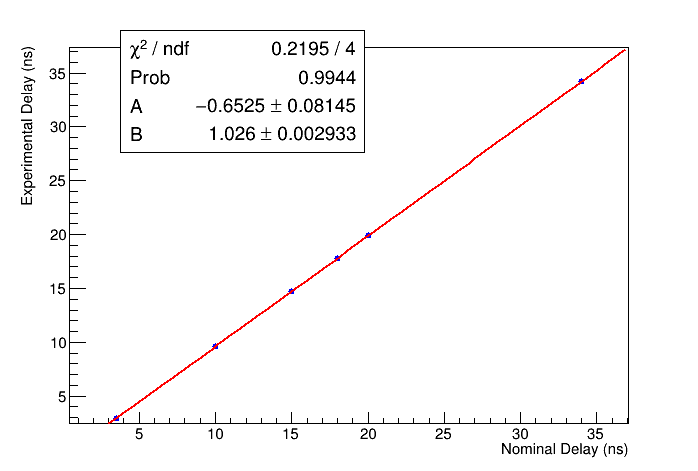

Recreate this plot in Python.
import csv
import io
import ROOT
from math import *
from glob import glob
import os
from statistics import stdev

'''
this script requires that CSV files to be stored in directories named as *_ns
where * is the nominal delay value. Example of correct folder structure:

    DelayLinearity
        DelayLinearity.py
        3_5_ns
            file1.CSV
            file2.CSV
            etc...
        20_ns
            file1.CSV
            file2.CSV
            etc...        
'''

def FromCSVToDelay(CSV_Name, N, FileName):
    
    ROOT.gStyle.SetOptFit(1112)
    
    print CSV_Name, ' is going to be processed'
    
    HowManyPoints = 50

    HalfRise1 = -0.36
    Delta1 = abs(HalfRise1)
    HalfRise2 = -0.36
    Delta2 = abs(HalfRise2)

    c = ROOT.TCanvas('c{0}'.format(N), '')
    gr1 = ROOT.TGraph()
    gr2 = ROOT.TGraph()
    fit1 = ROOT.TGraph()
    fit2 = ROOT.TGraph()

    gr1.GetXaxis().SetTitle('t (s)')
    gr1.GetYaxis().SetTitle('V (V)')
    gr1.SetMarkerColor(ROOT.kRed)
    gr1.SetMarkerStyle(20)
    gr1.SetMarkerSize(0.6)

    gr2.SetMarkerColor(ROOT.kBlue)
    gr2.SetMarkerStyle(20)
    gr2.SetMarkerSize(0.6)

    ReadStarter = False

    with io.open(CSV_Name, newline='') as csvfile:
        readlines = csv.reader(csvfile, delimiter=' ', quotechar='|')
        
        i = 0
        for row in readlines:
            if ReadStarter and not len(row)==0:
                SplittedLine = (','.join(row)).split(',')
                gr1.SetPoint(i, float(SplittedLine[0]), float(SplittedLine[1]))
                gr2.SetPoint(i, float(SplittedLine[0]), float(SplittedLine[2]))
                if abs(HalfRise1-float(SplittedLine[1])) < Delta1 and Delta1 > 0.15:
                    Delta1 = abs(HalfRise1-float(SplittedLine[1]))
                    HalfRise1_index = i
                if abs(HalfRise2-float(SplittedLine[2])) < Delta2 and Delta2 > 0.15:
                    Delta2 = abs(HalfRise2-float(SplittedLine[2]))
                    HalfRise2_index = i
                i += 1
            if 'TIME' in ','.join(row):
                ReadStarter = True
                
    xi = ROOT.Double()
    xf = ROOT.Double()
    x0 = ROOT.Double()
    y0 = ROOT.Double()
    yi = ROOT.Double()
    yf = ROOT.Double()

    c.cd()
    gr1.Draw('AP')
    gr2.Draw('P SAME')
    fit1.Draw('P SAME')
    fit2.Draw('P SAME')
    '''
    gr1.GetPoint(HalfRise1_index-1, xi, yi)
    gr1.GetPoint(HalfRise1_index, x0, y0)
    gr1.GetPoint(HalfRise1_index+1, xf, yf)
    fit1.SetPoint(0, xi, yi)
    fit1.SetPoint(1, x0, y0)
    fit1.SetPoint(2, xf, yf)
    f1 = ROOT.TF1('linear1', '[0]+[1]*x', xi, xf)
    '''
    gr1.GetPoint(HalfRise1_index, x0, y0)
    fit1.SetPoint(0, x0, y0)
    for j in range(1,HowManyPoints):
        gr1.GetPoint(HalfRise1_index-j, xi, yi)
        gr1.GetPoint(HalfRise1_index+j, xf, yf)
        fit1.SetPoint(2*j-1, xi, yi)
        fit1.SetPoint(2*j, xf, yf)
    f1 = ROOT.TF1('FD1', '([0]/(exp([1]*(x-[2]))+1))+[3]', xi, xf)
    f1.SetLineColor(ROOT.kRed)
    f1.SetLineWidth(1)
    '''
    gr2.GetPoint(HalfRise2_index-1, xi, yi)
    gr2.GetPoint(HalfRise2_index, x0, y0)
    gr2.GetPoint(HalfRise2_index+1, xf, yf)
    fit2.SetPoint(0, xi, yi)
    fit2.SetPoint(1, x0, y0)
    fit2.SetPoint(2, xf, yf)
    f2 = ROOT.TF1('linear2', '[0]+[1]*x', xi, xf)
    '''
    gr2.GetPoint(HalfRise1_index, x0, y0)
    fit2.SetPoint(0, x0, y0)
    for j in range(1,HowManyPoints):
        gr2.GetPoint(HalfRise2_index-j, xi, yi)
        gr2.GetPoint(HalfRise2_index+j, xf, yf)
        fit2.SetPoint(2*j-1, xi, yi)
        fit2.SetPoint(2*j, xf, yf)
    f2 = ROOT.TF1('FD2', '([0]/(exp([1]*(x-[2]))+1))+[3]', xi, xf)
    f2.SetLineColor(ROOT.kBlue)
    f2.SetLineWidth(1)
    
    f1.SetParameter(0, 0.7)
    f1.SetParameter(1, 1e+07)
    f1.SetParameter(2, -8e-08)
    f1.SetParameter(3, -0.7)
    f2.SetParameter(0, 0.7)
    f2.SetParameter(1, 1e+07)
    f2.SetParameter(2, -8e-08 + float(CSV_Name.split('/')[0].replace('_ns','').replace('_','.'))*1e-09)
    f2.SetParameter(3, -0.7)
    
    fit1.Fit('FD1')
    fit2.Fit('FD2')
    
    x1 = f1.GetParameter(2) + log((f1.GetParameter(0) / (HalfRise1 - f1.GetParameter(3))) -1) / f1.GetParameter(1)
    x2 = f2.GetParameter(2) + log((f2.GetParameter(0) / (HalfRise2 - f2.GetParameter(3))) -1) / f2.GetParameter(1)
    #delay = (-0.36-f2.GetParameter(0))/f2.GetParameter(1) - (-0.36-f1.GetParameter(0))/f1.GetParameter(1)
    delay = abs(x1-x2)

    print '''
********************************************
  Experimental delay = {0} s
********************************************
    '''.format(delay)
    
    c.SaveAs(FileName)

    return c, delay


if __name__ == '__main__':
    
    ROOT.gStyle.SetOptFit(1112)
    
    x_list = []
    y_list = []
    y_err_list = []
    i = 1
    
    directories = glob('*_ns')
    
    for directory in directories:
        
        x_list.append(float(directory.replace('_', '.').replace('.ns', '')))
        y = 0.
        calc_err = []
        j = 1
        CSVs = glob(directory+'/*.CSV')
        
        for CSV_path in CSVs:
            rootName = 'measure_{0}.root'.format(j)
            canva, delay = FromCSVToDelay(CSV_path, i, rootName)
            os.system('mv {1} {0}/{1}'.format(directory, rootName))
            y += delay*1e+09
            calc_err.append(delay*1e+09)
            i += 1
            j += 1
        
        y_list.append(y/len(CSVs))
        y_err_list.append(stdev(calc_err))
    
    c = ROOT.TCanvas()
    g = ROOT.TGraphErrors()
    g.SetMarkerStyle(20)
    g.SetMarkerSize(0.8)
    g.SetMarkerColor(ROOT.kBlue)
    g.GetXaxis().SetTitle('Nominal Delay (ns)')
    g.GetYaxis().SetTitle('Experimental Delay (ns)')
    
    i = 0
    for x in x_list:
        g.SetPoint(i, x, y_list[i])
        g.SetPointError(i, 0, y_err_list[i])
        i += 1
    
    f = ROOT.TF1('linear', '[0]+[1]*x', min(x_list), max(x_list))
    f.SetParName(0, 'A')
    f.SetParName(1, 'B')
    
    FitResult = ROOT.TFitResultPtr()
    CovMatrix = ROOT.TMatrixDSym()
    
    FitResult = g.Fit('linear', 'sames')
    CovMatrix = FitResult.GetCovarianceMatrix()
    print'''
***************************
***  Covariance Matrix  ***
***************************
    ''', CovMatrix[0][0], '   ', CovMatrix[0][1], '''
    ''', CovMatrix[1][0], '   ', CovMatrix[1][1]
    
    c.cd()
    g.Draw('AP')
    c.SaveAs('DelayLinearity.root')
    c.SaveAs('DelayLinearity.png')
    
